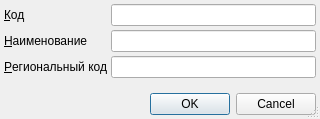
<?xml version="1.0" encoding="UTF-8"?>
<ui version="4.0">
 <class>ItemEditorDialog</class>
 <widget class="QDialog" name="ItemEditorDialog">
  <property name="geometry">
   <rect>
    <x>0</x>
    <y>0</y>
    <width>320</width>
    <height>119</height>
   </rect>
  </property>
  <property name="windowTitle">
   <string>ChangeMe!</string>
  </property>
  <property name="sizeGripEnabled">
   <bool>true</bool>
  </property>
  <layout class="QGridLayout" name="gridLayout">
   <property name="margin">
    <number>4</number>
   </property>
   <property name="spacing">
    <number>4</number>
   </property>
   <item row="2" column="0">
    <widget class="QLabel" name="lblRegionalCode">
     <property name="sizePolicy">
      <sizepolicy hsizetype="Maximum" vsizetype="Preferred">
       <horstretch>0</horstretch>
       <verstretch>0</verstretch>
      </sizepolicy>
     </property>
     <property name="text">
      <string>&amp;Региональный код</string>
     </property>
     <property name="buddy">
      <cstring>edtRegionalCode</cstring>
     </property>
    </widget>
   </item>
   <item row="5" column="0" colspan="2">
    <widget class="QDialogButtonBox" name="buttonBox">
     <property name="standardButtons">
      <set>QDialogButtonBox::Cancel|QDialogButtonBox::Ok</set>
     </property>
    </widget>
   </item>
   <item row="0" column="0">
    <widget class="QLabel" name="lblCode">
     <property name="sizePolicy">
      <sizepolicy hsizetype="Maximum" vsizetype="Preferred">
       <horstretch>0</horstretch>
       <verstretch>0</verstretch>
      </sizepolicy>
     </property>
     <property name="text">
      <string>&amp;Код</string>
     </property>
     <property name="buddy">
      <cstring>edtCode</cstring>
     </property>
    </widget>
   </item>
   <item row="2" column="1">
    <widget class="QLineEdit" name="edtRegionalCode"/>
   </item>
   <item row="0" column="1">
    <widget class="QLineEdit" name="edtCode"/>
   </item>
   <item row="4" column="0">
    <spacer>
     <property name="orientation">
      <enum>Qt::Vertical</enum>
     </property>
     <property name="sizeHint" stdset="0">
      <size>
       <width>73</width>
       <height>16</height>
      </size>
     </property>
    </spacer>
   </item>
   <item row="1" column="1">
    <widget class="QLineEdit" name="edtName"/>
   </item>
   <item row="1" column="0">
    <widget class="QLabel" name="lblName">
     <property name="sizePolicy">
      <sizepolicy hsizetype="Maximum" vsizetype="Preferred">
       <horstretch>0</horstretch>
       <verstretch>0</verstretch>
      </sizepolicy>
     </property>
     <property name="text">
      <string>&amp;Наименование</string>
     </property>
     <property name="buddy">
      <cstring>edtName</cstring>
     </property>
    </widget>
   </item>
  </layout>
 </widget>
 <tabstops>
  <tabstop>edtCode</tabstop>
  <tabstop>edtName</tabstop>
  <tabstop>edtRegionalCode</tabstop>
  <tabstop>buttonBox</tabstop>
 </tabstops>
 <resources/>
 <connections>
  <connection>
   <sender>buttonBox</sender>
   <signal>accepted()</signal>
   <receiver>ItemEditorDialog</receiver>
   <slot>accept()</slot>
   <hints>
    <hint type="sourcelabel">
     <x>138</x>
     <y>106</y>
    </hint>
    <hint type="destinationlabel">
     <x>138</x>
     <y>61</y>
    </hint>
   </hints>
  </connection>
  <connection>
   <sender>buttonBox</sender>
   <signal>rejected()</signal>
   <receiver>ItemEditorDialog</receiver>
   <slot>reject()</slot>
   <hints>
    <hint type="sourcelabel">
     <x>138</x>
     <y>106</y>
    </hint>
    <hint type="destinationlabel">
     <x>138</x>
     <y>61</y>
    </hint>
   </hints>
  </connection>
 </connections>
</ui>
